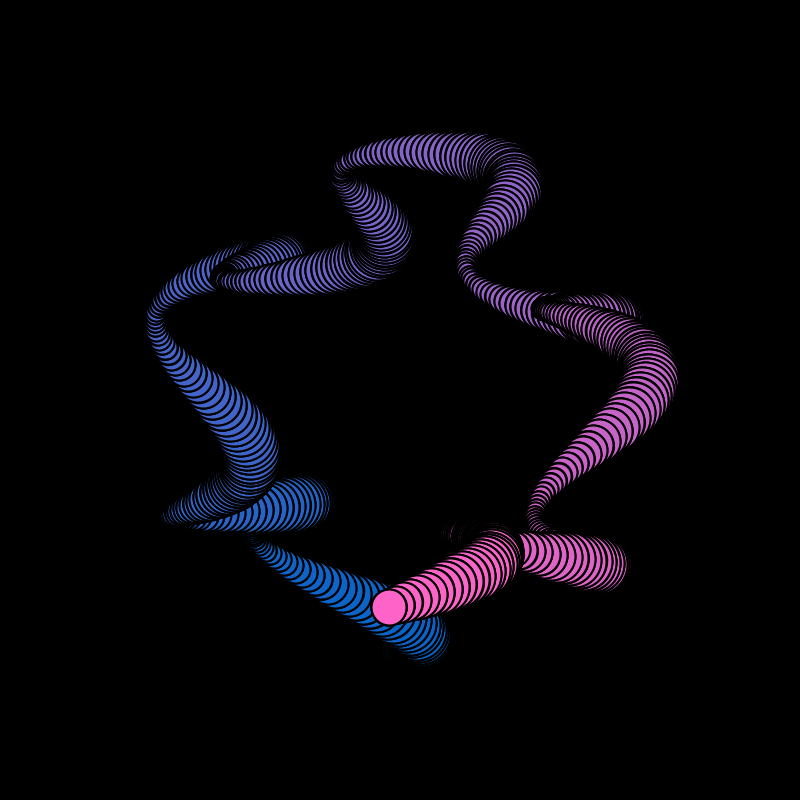
Frame 1 (no input)
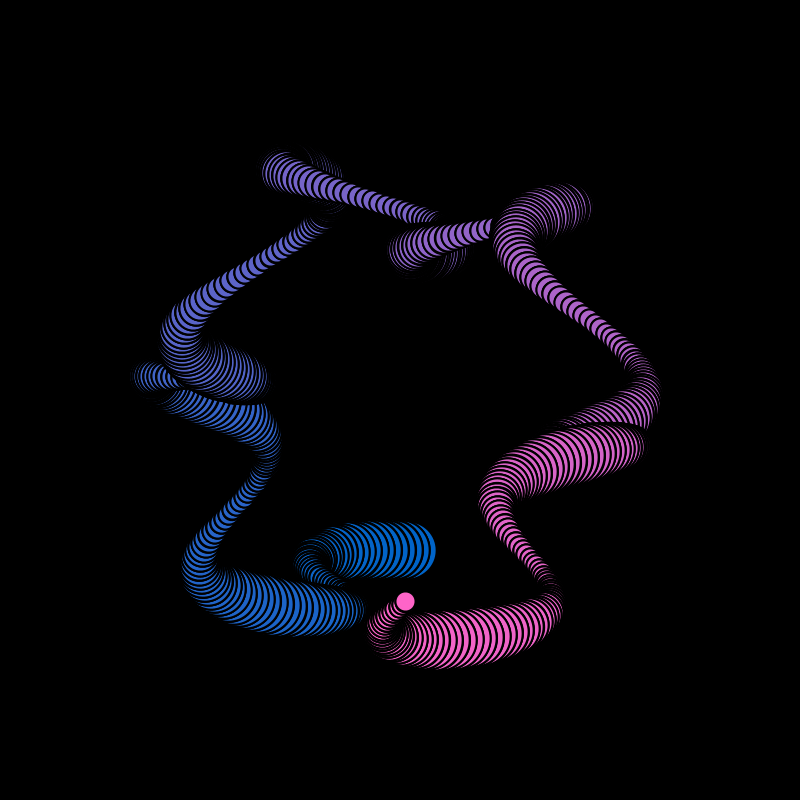
Frame 60 (the mouse pressed at the canvas centre just before this capture)
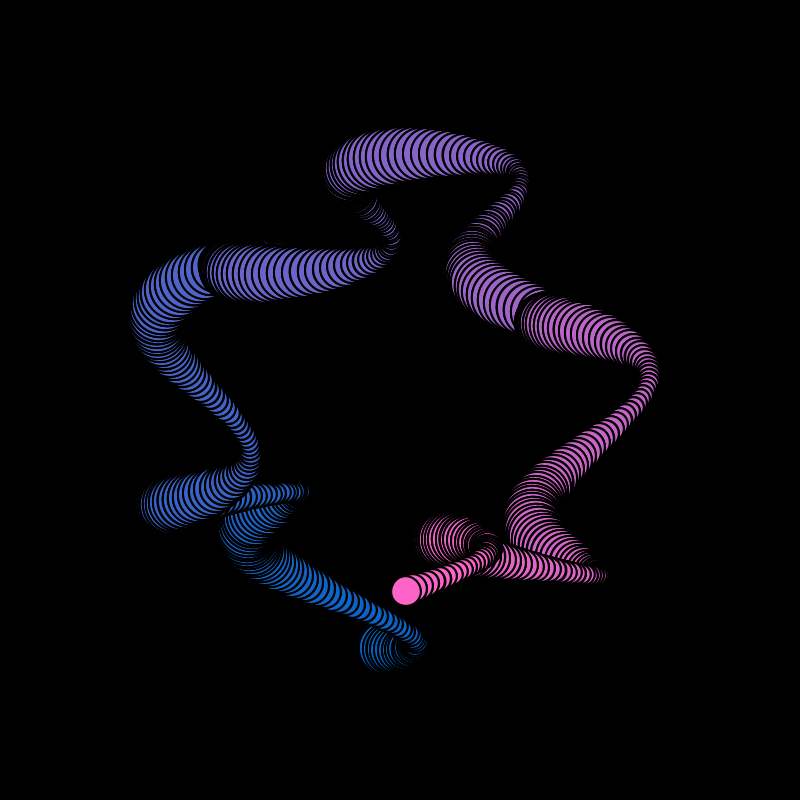
Frame 120 (the mouse held since frame 60 and released just before this capture)

The Processing sketch that drew these frames (run headless with seeded random() and noise(); from frame 60 on, the mouse is pressed at the canvas centre):

// Processing sketch: sketch_0011
// ── sketch_0011.pde
int numShapes = 600; // Increased number of shapes to be drawn in a ring
float ringRadius = 200; // Radius for the ring where shapes will be drawn
float rotateSpeed = 0.05; // Variable controlling rotation speed
float sinSpeed = 0.1; // Variable controlling the speed of sin wave motion
float cosSpeed = 0.05; // Variable controlling the speed of cos wave motion
float sizeSpeed = 0.02; // Variable controlling the size change speed

void setup() {
  size(800, 800);
  background(255);
  
  ellipseMode(RADIUS);
  strokeWeight(2);
  noFill();
}

void draw() {
  background(0);
  
  float angleStep = TWO_PI / numShapes; // Calculate angle step for each shape
  float angleOffset = PI / 2; // Offset the angle to start at 12 o'clock position
  
  for (int i = 0; i < numShapes; i++) {
    float x = width/2 + cos(angleStep * i + angleOffset) * ringRadius + sin(frameCount * rotateSpeed + i * sinSpeed) * 50; // Integrate sin wave for x motion
    float y = height/2 + sin(angleStep * i + angleOffset) * ringRadius + cos(frameCount * rotateSpeed + i * cosSpeed) * 50; // Integrate cos wave for y motion
    
    float dynamicSize = 20 + 10 * sin(frameCount * sizeSpeed + i * 0.1); // Vary size dynamically more
    
    float fillValue = map(i, 0, numShapes, 0, 255); // Map fill color based on index
    
    fill(fillValue, 100, 200);
    
    // Add rotation effect
    pushMatrix();
    translate(x, y);
    rotate(radians(frameCount * 0.1));
    ellipse(0, 0, dynamicSize, dynamicSize);
    
    // Triple the image
    rotate(radians(120));
    ellipse(0, 0, dynamicSize, dynamicSize);
    
    rotate(radians(240));
    ellipse(0, 0, dynamicSize, dynamicSize);
    
    popMatrix();
  }
}
